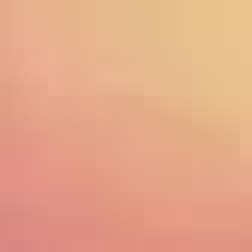
%> input picture trackers/BACF/test/pixels_S.bmp, 42 x 42 px (shown 6 times larger)
$ octave --eval "result = removeframe('../test/pixels_S.bmp');"   (GNU Octave 9; MATLAB toolbox functions it lacks are replaced by stand-ins)
%> lines starting %> are read from the running program, lines starting %| are printed output that depends on the picture
function [input_im,w]=removeframe(imname)
%> called with imname = '../test/pixels_S.bmp'

threshold=0.6;
input_im=imread(imname);
%> input_im is the input picture: size 42x42x3 uint8; mean R, G, B 227.9, 168.2, 137.4
input_im=im2double(input_im);%除以255归一化
%> input_im: size 42x42x3 double
gray=rgb2gray(input_im);%转灰度
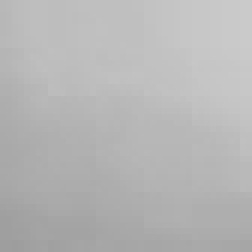
%> gray: size 42x42 double (shown 6 times larger); min 0.619, max 0.792, mean 0.716
edgemap = edge(gray,'canny');%找边缘
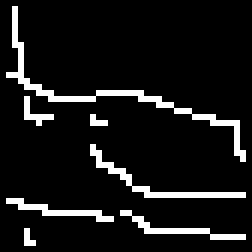
%> edgemap: size 42x42 logical (shown 6 times larger); 9% white in thin lines or dots
[m,n]=size(edgemap);
%> m = 42; n = 42
flagt=0;
flagd=0;
flagr=0;
flagl=0;
t=1;
d=1;
l=1;
r=1;

for k=1:30 % we assume that the frame is not wider than 30 pixels.
    pbt=mean(edgemap(k,:));
    pbd=mean(edgemap(m-k+1,:));
    pbl=mean(edgemap(:,k));
    pbr=mean(edgemap(:,n-k+1));
    if pbt>threshold
        t=k;
        flagt=1;
    end
    if pbd>threshold
        d=k;
        flagd=1;
    end
    if pbl>threshold
        l=k;
        flagl=1;
    end
    if pbr>threshold
        r=k;
        flagr=1;
    end
end
%> this loop made 30 passes
%> (pbt, pbd, pbl, pbr) on passes 1 to 12: (0, 0, 0, 0), (0.0238, 0.0476, 0.0476, 0.0952), (0.0238, 0.167, 0.214, 0.19), (0.0238, 0.286, 0.214, 0.0714), (0.0238, 0.0476, 0.238, 0.0714), (0.0238, 0.119, 0.0952, 0.0714), (0.0238, 0.286, 0.119, 0.0952), (0.0476, 0.119, 0.0952, 0.0714), (0.0238, 0.0714, 0.0952, 0.0714), (0.0238, 0.405, 0.0476, 0.0714), (0.0238, 0.0714, 0.0476, 0.0714), (0.0238, 0.0238, 0.0476, 0.0714)
%> after the loop, d = 1; flagd = 0; flagl = 0; flagr = 0; flagt = 0; l = 1; r = 1; t = 1

flagrm=flagt+flagd+flagl+flagr;
%> flagrm = 0
% we assume that there exists a frame when one more lines parallel to the image side are detected
if flagrm>1
    maxwidth=max([t,d,l,r]);
    %
    if t==1
        t=maxwidth;
    end
    if d==1
        d=maxwidth;
    end
    if l==1
        l=maxwidth;
    end
    if r==1
        r=maxwidth;
    end
    input_im=input_im(t:m-d+1,l:n-r+1,:);
    w=[m,n,t,m-d+1,l,n-r+1];
else
    w=[m,n,1,m,1,n];
%> w = [42 42 1 42 1 42]
end
outname=[imname(1:end-4) '.bmp'];
imwrite(input_im,outname);
